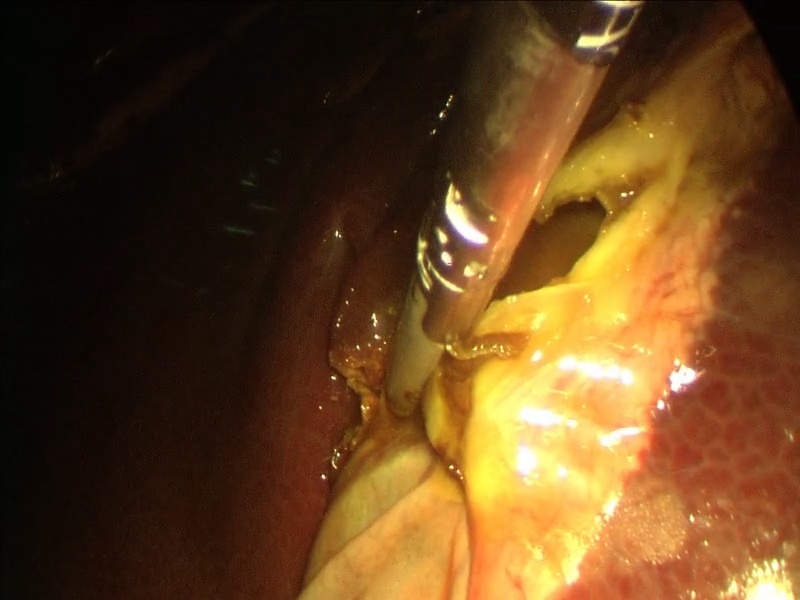
%> input picture work/mathe/pic/example_pic_0.jpg, 800 x 600 px
$ octave createStats.m   (GNU Octave 9; MATLAB toolbox functions it lacks are replaced by stand-ins)
%> lines starting %> are read from the running program, lines starting %| are printed output that depends on the picture
### work/mathe/own/histogram.m
function [f,F,I_vals] = histogram(img)
    % get dimension
    dim = size(img);
    % create monochrome Picture by average colors
    mono = sum(img,3)/dim(3);
    % get maximum intensity of monochrome image
    % create scale (all intesities)
    I_vals = [1:1:255];

    % create histogram
    h = hist(mono(:), I_vals);
    f = h/length(mono(:));
    F = cumsum(f);      % cumulated sum over f

### work/mathe/own/histogramMatch.m
function [adjusted] = histogramMatch(img, matchingFunc)
    %img = imread(imageName)
    %input_class = class(img);
    [frq, cumFreq, I_vals] = histogram(img);
    %need to adjust matchingfunc (with F / I_max) before evaluating it?
    T = feval(matchingFunc, cumFreq);
    %T = fsolve(matchingFunc, cumFreq);
    adjusted = T(img -min(I_vals) +1);
    %adjusted = cast(adjusted, input_class);

### work/mathe/own/createStats.m
%reading Images from pic folder
own = imread("../pic/example_pic_0.jpg");
%> own is the input picture: size 600x800x3 uint8; mean R, G, B 98.3, 66, 30.2
%real = imread("../pic/real.jpg");
[own_f, own_F] = histogram(own);
%> in histogram, `mono = sum(img,3)/dim(3);`:
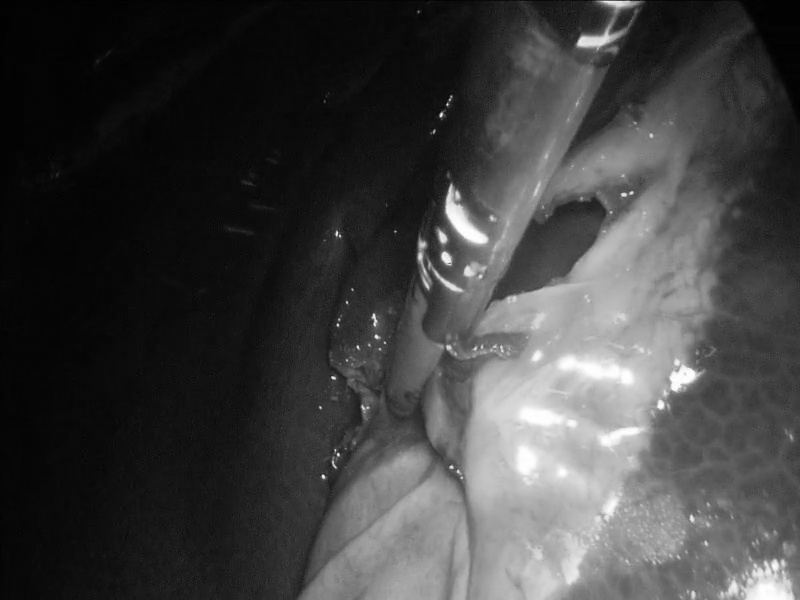
%> mono: size 600x800 double; min 1, max 255, mean 64.8
%> in histogram, `h = hist(mono(:), I_vals);`: h = 255 values, max 19641 at index 5, min 70 at index 255, mean 1882.4
%> in histogram, `f = h/length(mono(:));`: f = 255 values, max 0.0409 at index 5, min 0.000146 at index 255, mean 0.00392
%> in histogram, `F = cumsum(f);`: F = 255 values from 0.000373 to 1
%> own_f has the same summary as f in histogram; own_F = 255 values from 0.000373 to 1
%[real_f, real_F] = histogram(real);

% Matching Functions as handles
g = @(x) sqrt(x);
h = @(x) x.^2;
%g = @(x) x.^3

% create all the output images
adjusted_g_own = histogramMatch(own, g);
%> in histogramMatch, `[frq, cumFreq, I_vals] = histogram(img);`: frq has the same summary as f in histogram; I_vals = 255 values from 1 to 255
%> in histogramMatch, `T = feval(matchingFunc, cumFreq);`: T = 255 values from 0.0193 to 1
%> in histogramMatch, `adjusted = T(img -min(I_vals) +1);`:
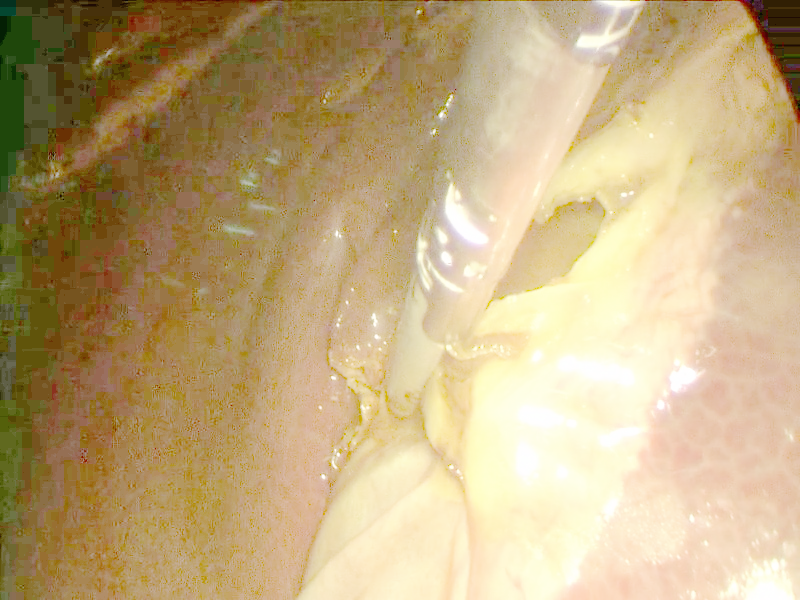
%> adjusted: size 600x800x3 double; mean R, G, B 0.757, 0.67, 0.5
adjusted_h_own = histogramMatch(own, h);
%> in histogramMatch (call 2), `T = feval(matchingFunc, cumFreq);`: T = 255 values from 1.39e-07 to 1
%> in histogramMatch (call 2), `adjusted = T(img -min(I_vals) +1);`:
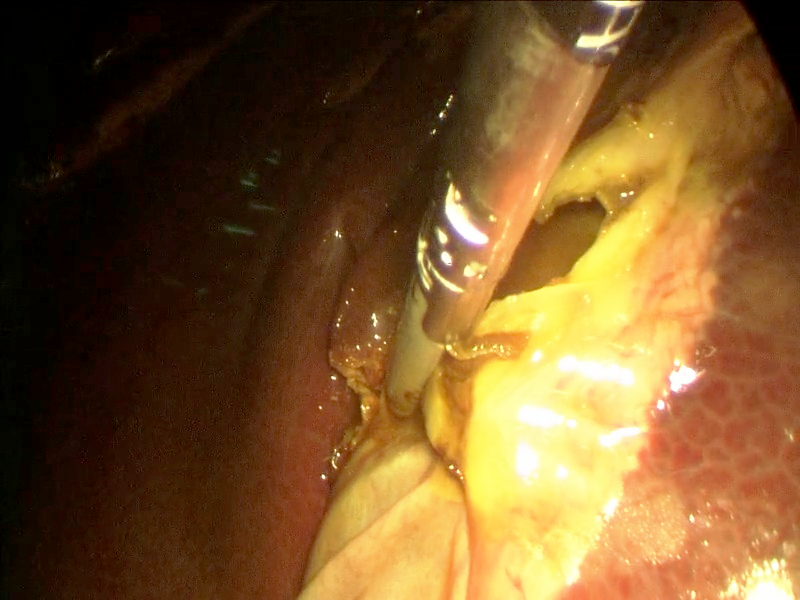
%> adjusted: size 600x800x3 double; mean R, G, B 0.466, 0.334, 0.166
% super stupid workaround - TODO: remove before you show this to anyone -.-
mkdir("out");
imwrite(adjusted_g_own, "out/adjusted_g_own.jpg");
imwrite(adjusted_h_own, "out/adjusted_h_own.jpg");
adjusted_g_own = imread("out/adjusted_g_own.jpg");
adjusted_h_own = imread("out/adjusted_h_own.jpg");

[own_g_f, own_g_F] = histogram(adjusted_g_own);
%> in histogram (call 4), `mono = sum(img,3)/dim(3);`:
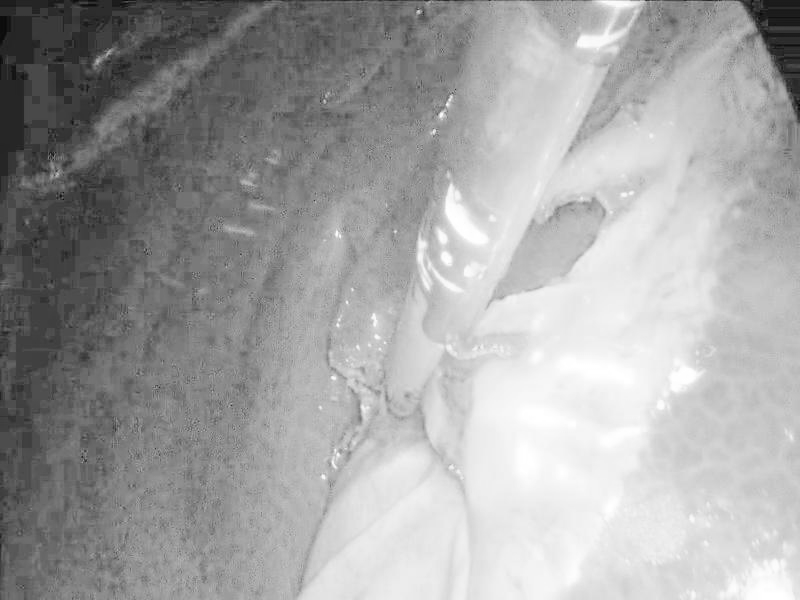
%> mono: size 600x800 double; min 7.33, max 255, mean 163.7
%> in histogram (call 4), `h = hist(mono(:), I_vals);`: h = 255 values, max 4751 at index 235, min 0 at index 1, mean 1882.4
%> in histogram (call 4), `f = h/length(mono(:));`: f = 255 values, max 0.0099 at index 235, min 0 at index 1, mean 0.00392
%> in histogram (call 4), `F = cumsum(f);`: F = 255 values from 0 to 1
%> own_g_f has the same summary as f in histogram; own_g_F = 255 values from 0 to 1
[own_h_f, own_h_F] = histogram(adjusted_h_own);
%> in histogram (call 5), `mono = sum(img,3)/dim(3);`:
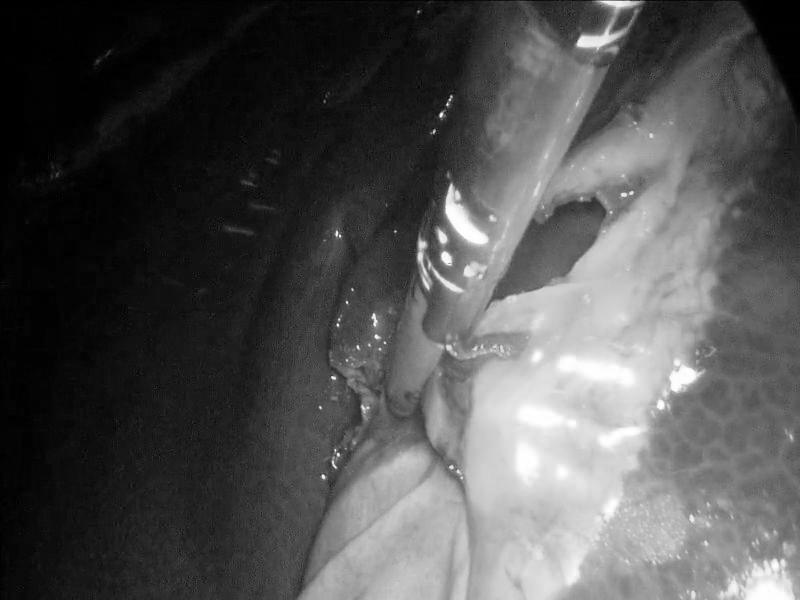
%> mono: size 600x800 double; min 0, max 255, mean 82.1
%> in histogram (call 5), `h = hist(mono(:), I_vals);`: h = 255 values, max 13001 at index 1, min 177 at index 246, mean 1882.4
%> in histogram (call 5), `f = h/length(mono(:));`: f = 255 values, max 0.0271 at index 1, min 0.000369 at index 246, mean 0.00392
%> in histogram (call 5), `F = cumsum(f);`: F = 255 values from 0.0271 to 1
%> own_h_f has the same summary as f in histogram; own_h_F = 255 values from 0.0271 to 1


% finaly display them
fig1 = figure(1); clf;
title("Original Image")

subplot(3,3,1)
imshow(own)
title("Input")

subplot(3,3,2)
plot(own_f)
title("frequency Histogram")

subplot(3,3,3)
plot(own_F)
title("cumulated Freq Hist")
%------------------------------------------------------------------------------

subplot(3,3,4)
imshow(adjusted_g_own)
title("squareRoot filter")

subplot(3,3,5)
plot(own_g_f)
title("frequency Histogram")

subplot(3,3,6)
plot(own_g_F)
title("cumulated Freq Hist")
%------------------------------------------------------------------------------

subplot(3,3,7)
imshow(adjusted_h_own)
title("squared filter")

subplot(3,3,8)
plot(own_h_f)
title("frequency Histogram")

subplot(3,3,9)
plot(own_h_F)
title("cumulated Freq Hist")
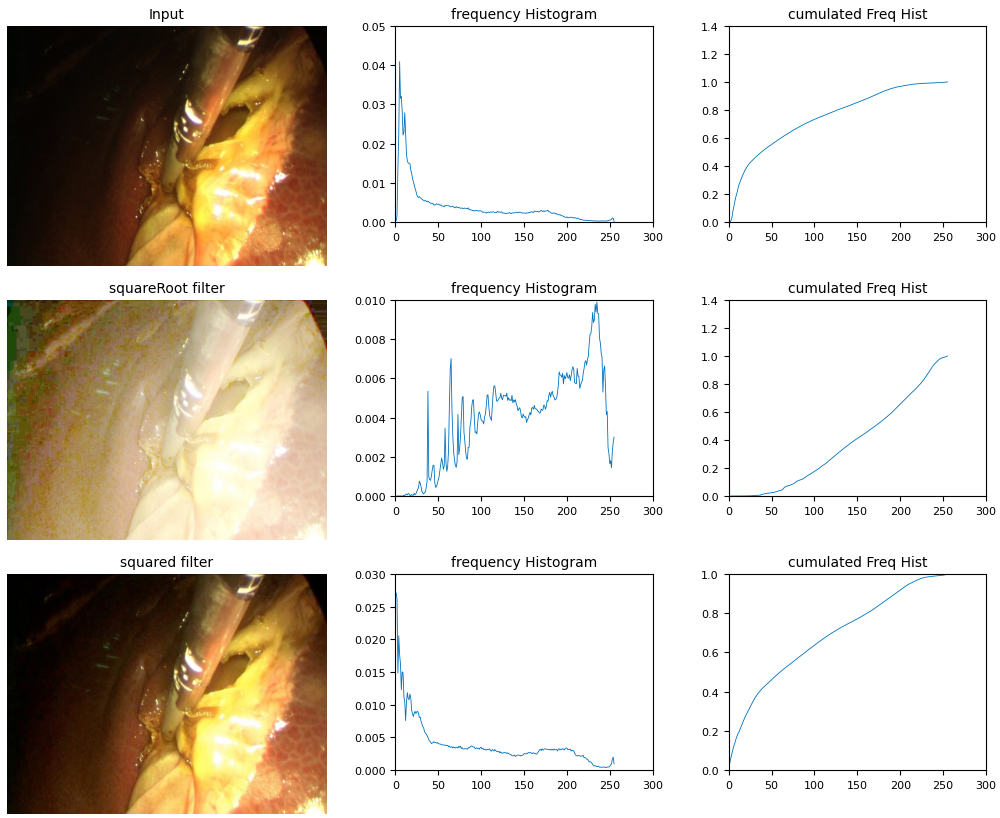
%> figure redrawn from the program's plot data, 9 panels

% [17 lines of commented-out code are left out]
%%------------------------------------------------------------------------------
% [12 lines of commented-out code are left out]
%%------------------------------------------------------------------------------
% [12 lines of commented-out code are left out]
pause;

$ run again, with work/mathe/pic/real.jpg copied over work/mathe/pic/example_pic_0.jpg
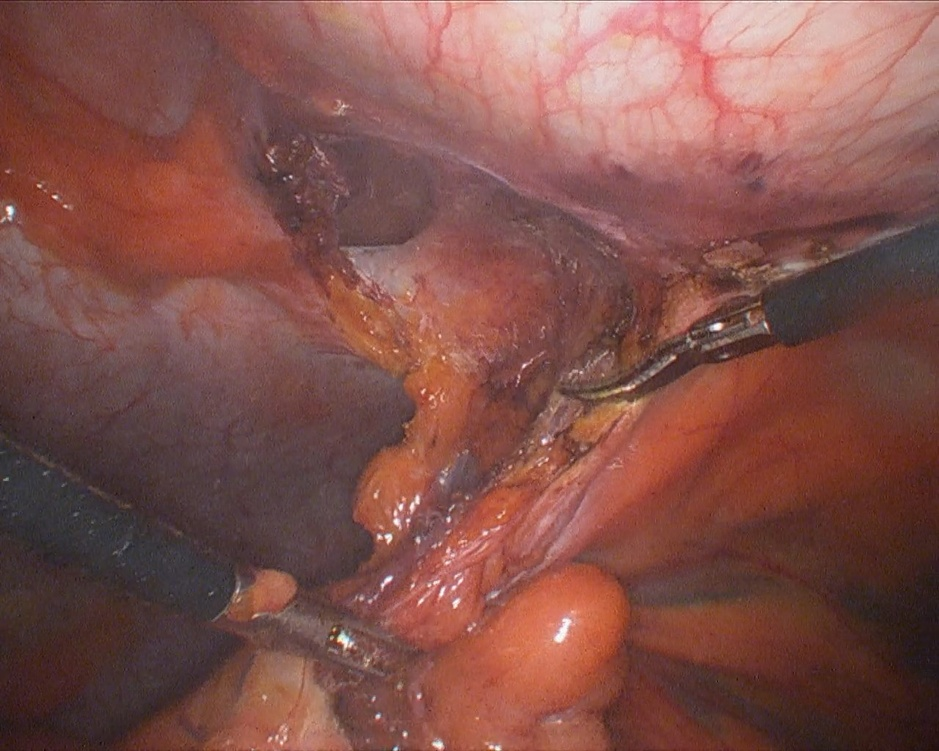
%> input picture work/mathe/pic/real.jpg, 939 x 751 px, shrunk from 1280 x 1024 before the run
%> own is the input picture: size 751x939x3 uint8; mean R, G, B 128.8, 81.2, 75
%> h = 255 values, max 10519 at index 86, min 0 at index 1, mean 2765.4
%> f = 255 values, max 0.0149 at index 86, min 0 at index 1, mean 0.00392
%> F = 255 values from 0 to 1
%> own_f has the same summary as f in histogram
%> frq has the same summary as f in histogram; I_vals = 255 values from 1 to 255
%> T = 255 values from 0 to 1
%> in histogram (call 4), `mono = sum(img,3)/dim(3);`:
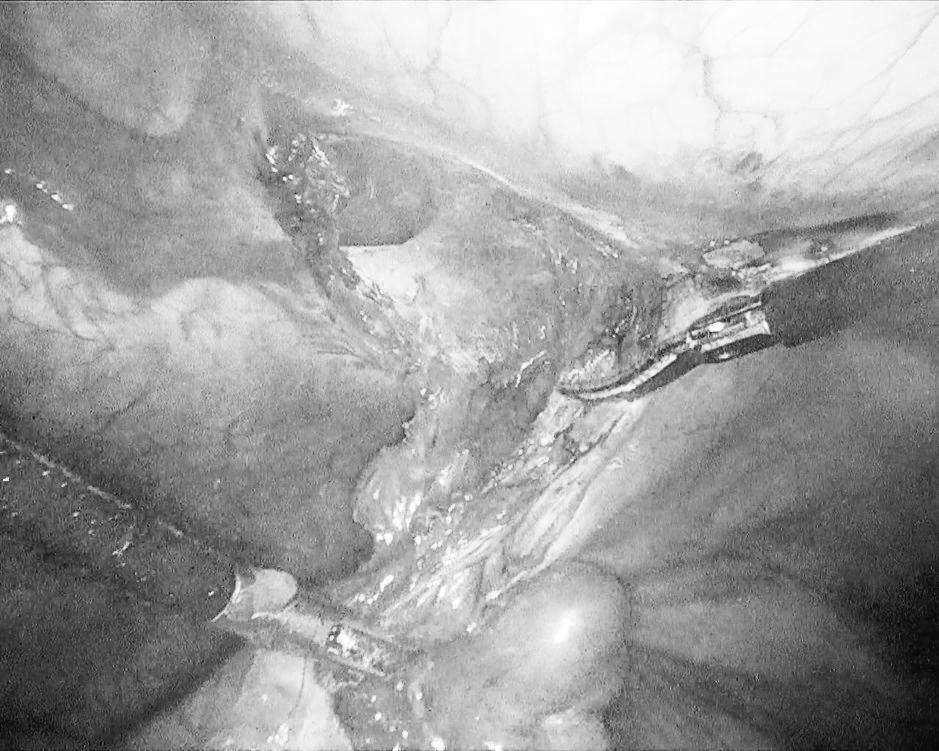
%> mono: size 751x939 double; min 5.67, max 255, mean 160.8
%> h = 255 values, max 8055 at index 248, min 0 at index 1, mean 2765.4
%> f = 255 values, max 0.0114 at index 248, min 0 at index 1, mean 0.00392
%> own_g_f has the same summary as f in histogram; own_g_F = 255 values from 0 to 1
%> in histogram (call 5), `mono = sum(img,3)/dim(3);`:
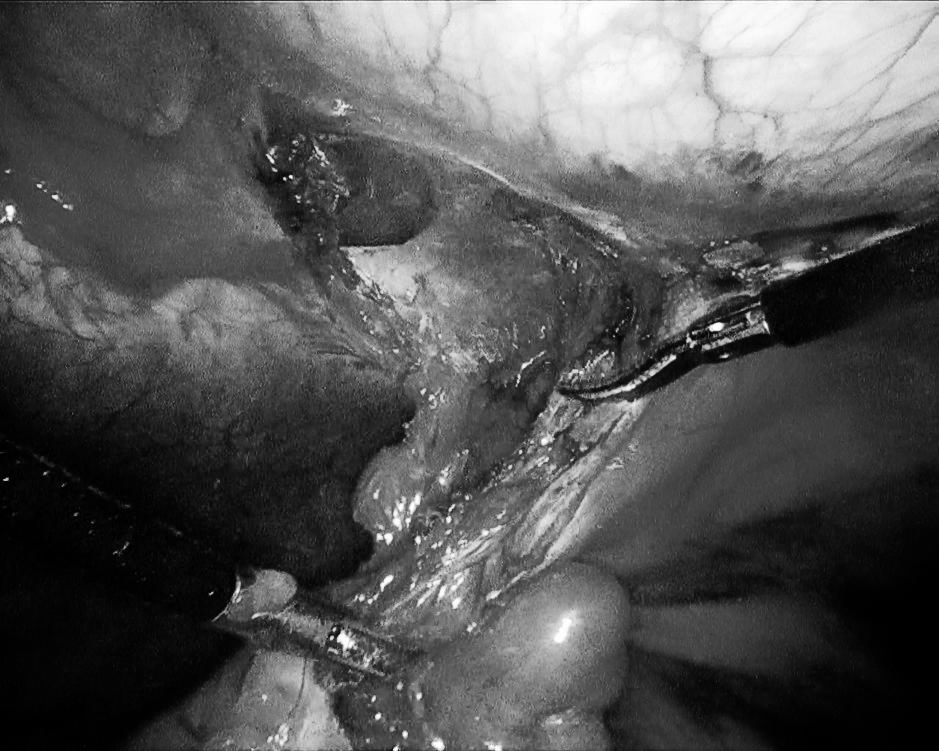
%> mono: size 751x939 double; min 0, max 255, mean 85.1
%> h = 255 values, max 20006 at index 1, min 43 at index 255, mean 2765.4
%> f = 255 values, max 0.0284 at index 1, min 6.1e-05 at index 255, mean 0.00392
%> F = 255 values from 0.0284 to 1
%> own_h_f has the same summary as f in histogram

$ run again, with work/mathe/pic/smoke.jpg copied over work/mathe/pic/example_pic_0.jpg
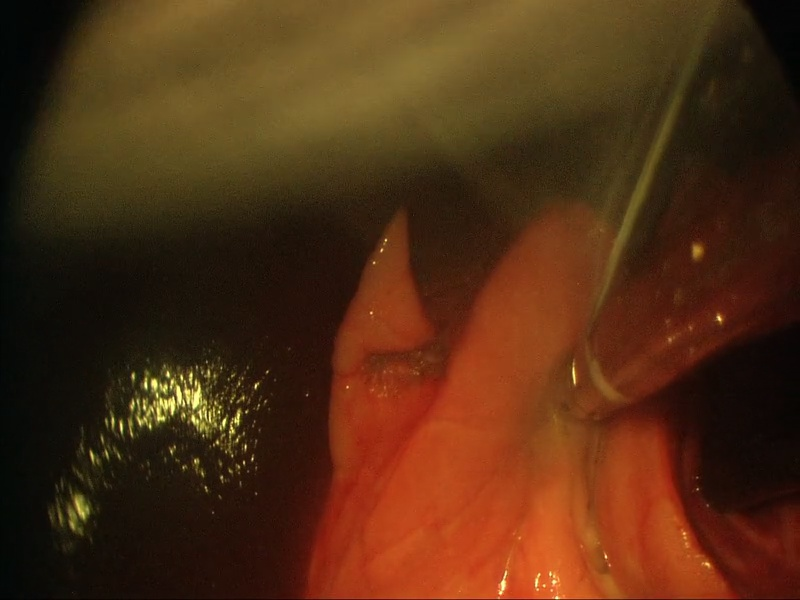
%> input picture work/mathe/pic/smoke.jpg, 800 x 600 px
%> own is the input picture: size 600x800x3 uint8; mean R, G, B 81.8, 45.9, 20
%> h = 255 values, max 9973 at index 21, min 0 at index 1, mean 1882.4
%> f = 255 values, max 0.0208 at index 21, min 0 at index 1, mean 0.00392
%> F = 255 values from 0 to 1
%> own_f has the same summary as f in histogram
%> frq has the same summary as f in histogram; I_vals = 255 values from 1 to 255
%> T = 255 values from 0 to 1
%> in histogram (call 4), `mono = sum(img,3)/dim(3);`:
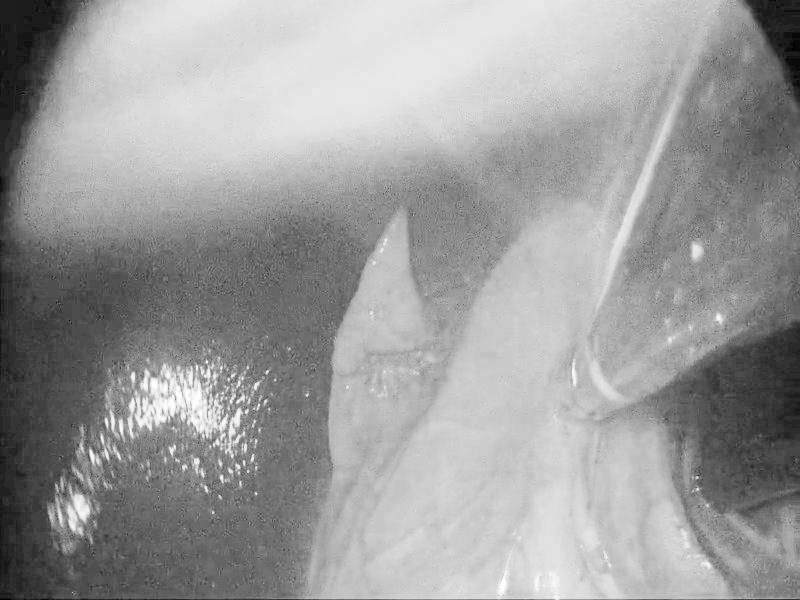
%> mono: size 600x800 double; min 2, max 255, mean 156.8
%> h = 255 values, max 6028 at index 201, min 0 at index 1, mean 1882.4
%> f = 255 values, max 0.0126 at index 201, min 0 at index 1, mean 0.00392
%> own_g_f has the same summary as f in histogram; own_g_F = 255 values from 0 to 1
%> in histogram (call 5), `mono = sum(img,3)/dim(3);`:
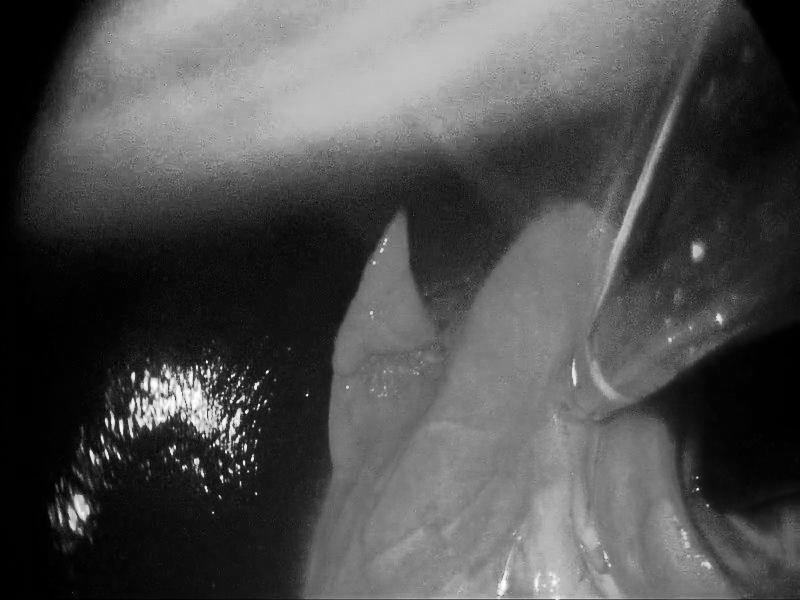
%> mono: size 600x800 double; min 0, max 255, mean 79
%> h = 255 values, max 29533 at index 1, min 4 at index 255, mean 1882.4
%> f = 255 values, max 0.0615 at index 1, min 8.33e-06 at index 255, mean 0.00392
%> F = 255 values from 0.0615 to 1
%> own_h_f has the same summary as f in histogram
